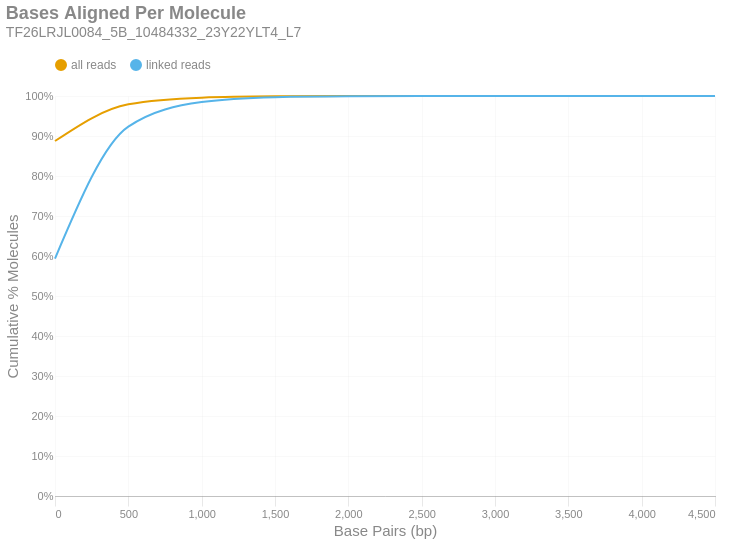

Notebook code cell kept with this figure:
### Markdown cell above
### Bases Aligned Per Molecule
This is a cumulative frequency distribution showing the number of base pairs aligned per unique molecule. These data are shown in 500 bp bins. There are two distributions: one with `all reads` (yellow) and another with only `linked reads` (blue). The percent of molecules in the `linked reads` distribution is relative to the total number of linked molecules.

### Code cell
if SKIPLR:
    print_html(f"Skipped")
else:
    binned_df = consolidated_hist(valids['aligned_bp'], mask, 500, True)
    with SafeRender(binned_df):
        (
            density_plot(binned_df, 'Bases Aligned Per Molecule', samplename, 'basesper')
            .encode(
                x=alt.X('bin:Q', title="Base Pairs (bp)").axis(tickMinStep=500).scale(padding=0),
                y=alt.Y('value:Q', title='Cumulative % Molecules')
                    .axis(format='%')
                    .scale(domain = [0,1])
                    .stack(False),
                color=alt.Color("key:N").scale(domain = ["all reads", "linked reads"]),
                tooltip = [
                    alt.Tooltip("key:N", title = "Data Type"),
                    alt.Tooltip("range_label:N", title="Bases Aligned Per Molecule"),
                    alt.Tooltip("value:Q", format = ".2%", title="% Molecules (Cum.)")
                ]
            )
        ).display()

### Figure 1 — Vega-Lite specification as saved in the notebook (floating-point values rounded to 4 significant figures)
{"width": "container", "height": 400, "config": {"title": {"anchor": "start", "dy": -15, "fontSize": 18, "color": "#888888", "subtitleColor": "#888888", "subtitleFontSize": 14}, "arc": {"fill": "#0072B2"}, "axis": {"domainColor": "#888888", "domainWidth": 0.5, "gridWidth": 0.2, "grid": false, "titleFontWeight": 400, "titleFontSize": 15, "labelFontSize": 11, "labelColor": "#888888", "tickColor": "#888888", "tickWidth": 0.2, "titleColor": "#888888"}, "axisBand": {"grid": false}, "axisX": {"grid": true, "tickSize": 10, "domainCap": "round"}, "axisY": {"domain": false, "grid": true, "tickSize": 0, "domainCap": "round"}, "background": "transparent", "header": {"labelFontSize": 15, "labelColor": "#888888", "titleFontSize": 15, "titleFontWeight": 600, "titleColor": "#888888"}, "legend": {"labelFont": "sans-serif", "labelFontSize": 12, "labelColor": "#888888", "symbolSize": 100, "symbolType": "circle", "titleFontSize": 12, "titlePadding": 10, "titleColor": "#888888", "title": null, "orient": "top"}, "range": {"category": ["#E69F00", "#56B4E9", "#009E73", "#F0E442", "#0072B2", "#D55E00", "#CC79A7", "#000000"], "diverging": ["#cfe8f3", "#a2d4ec", "#73bfe2", "#46abdb", "#1696d2", "#12719e"]}, "area": {"fill": "#0072B2", "fillOpacity": 0.7, "line": true, "strokeOpacity": 0.7}, "line": {"color": "#0072B2", "stroke": "#0072B2", "strokeWidth": 2}, "trail": {"color": "#0072B2", "stroke": "#0072B2", "strokeWidth": 0, "size": 1}, "point": {"filled": true, "fillOpacity": 1.0, "size": 95}, "text": {"color": "#888888", "fontSize": 11, "align": "right", "fontWeight": 400, "size": 11}, "bar": {"fill": "#0072B2", "stroke": null}, "view": {"stroke": null, "continuousWidth": 660, "continuousHeight": 400}}, "data": {"name": "data-b72fbd6a8f8f5aba4e986867ae3bfca3"}, "mark": {"type": "line", "interpolate": "monotone", "point": {"opacity": 0, "size": 275}}, "encoding": {"color": {"field": "key", "scale": {"domain": ["all reads", "linked reads"]}, "type": "nominal"}, "tooltip": [{"field": "key", "title": "Data Type", "type": "nominal"}, {"field": "range_label", "title": "Bases Aligned Per Molecule", "type": "nominal"}, {"field": "value", "format": ".2%", "title": "% Molecules (Cum.)", "type": "quantitative"}], "x": {"axis": {"tickMinStep": 500}, "field": "bin", "scale": {"padding": 0}, "title": "Base Pairs (bp)", "type": "quantitative"}, "y": {"axis": {"format": "%"}, "field": "value", "scale": {"domain": [0, 1]}, "stack": false, "title": "Cumulative % Molecules", "type": "quantitative"}}, "params": [{"name": "param_c36ac31b6afebe62", "select": {"type": "point", "fields": ["key"]}, "bind": "legend"}], "title": {"text": "Bases Aligned Per Molecule", "subtitle": "TF26LRJL0084_5B_10484332_23Y22YLT4_L7"}, "transform": [{"fold": ["all reads (cumsum)", "linked reads (cumsum)"]}, {"calculate": "replace(datum.key, ' (cumsum)', '')", "as": "key"}, {"filter": {"param": "param_c36ac31b6afebe62"}}], "usermeta": {"embedOptions": {"downloadFileName": "TF26LRJL0084_5B_10484332_23Y22YLT4_L7.basesper"}}, "$schema": "https://vega.github.io/schema/vega-lite/v6.4.1.json", "datasets": {"data-b72fbd6a8f8f5aba4e986867ae3bfca3": [{"bin": "0.0", "interval": "0.0-500.0", "all reads": 0.8874, "linked reads": 0.5937, "all reads (cumsum)": 0.8874, "linked reads (cumsum)": 0.5937, "range_label": "0-499"}, {"bin": "500.0", "interval": "500.0-1000.0", "all reads": 0.09187, "linked reads": 0.3298, "all reads (cumsum)": 0.9793, "linked reads (cumsum)": 0.9235, "range_label": "500-999"}, {"bin": "1000.0", "interval": "1000.0-1500.0", "all reads": 0.01662, "linked reads": 0.06131, "all reads (cumsum)": 0.9959, "linked reads (cumsum)": 0.9848, "range_label": "1000-1499"}, {"bin": "1500.0", "interval": "1500.0-2000.0", "all reads": 0.003291, "linked reads": 0.01224, "all reads (cumsum)": 0.9992, "linked reads (cumsum)": 0.997, "range_label": "1500-1999"}, {"bin": "2000.0", "interval": "2000.0-2500.0", "all reads": 0.0006563, "linked reads": 0.002442, "all reads (cumsum)": 0.9999, "linked reads (cumsum)": 0.9995, "range_label": "2000-2499"}, {"bin": "2500.0", "interval": "2500.0-3000.0", "all reads": 0.0001074, "linked reads": 0.0004, "all reads (cumsum)": 1.0, "linked reads (cumsum)": 0.9999, "range_label": "2500-2999"}, {"bin": "3000.0", "interval": "3000.0-3500.0", "all reads": 2.197e-05, "linked reads": 8.183e-05, "all reads (cumsum)": 1.0, "linked reads (cumsum)": 1.0, "range_label": "3000-3499"}, {"bin": "3500.0", "interval": "3500.0-4000.0", "all reads": 8.301e-06, "linked reads": 3.091e-05, "all reads (cumsum)": 1.0, "linked reads (cumsum)": 1.0, "range_label": "3500-3999"}, {"bin": "4000.0", "interval": "4000.0-4500.0", "all reads": 1.465e-06, "linked reads": 5.455e-06, "all reads (cumsum)": 1.0, "linked reads (cumsum)": 1.0, "range_label": "4000-4499"}, {"bin": "4500.0", "interval": "4500.0-5000.0", "all reads": 4.883e-07, "linked reads": 1.818e-06, "all reads (cumsum)": 1.0, "linked reads (cumsum)": 1.0, "range_label": "4500-4999"}]}}
